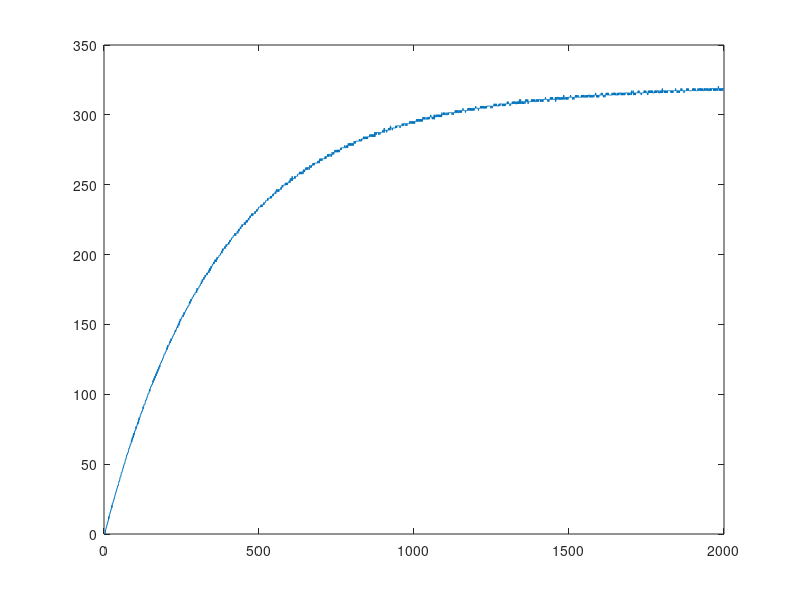

MATLAB code for this plot: (Note: this script raises an error after producing the figure.)
% vel1 = GE420_serialread('arrVel1',1000,'COM5');
% vel2 = GE420_serialread('arrVel2',1000,'COM5');
% vel = [vel1; vel2];
% vel = GE420_serialread('arrVel1',400,'COM5');

%load('fivteenms.mat');
%load('fivems.mat');
load('onems.mat');
plot(vel);
velmax = max(vel);
disp('0.63*max is ');
disp(0.63*velmax);
K = velmax/5;

B = 5*ones(1999,1);
A = [vel(1:(end-1)) B];
b = vel(2:end);
C = A\b;
disp('c1');
disp(vpa(C(1),7));
disp('c2');
disp(vpa(C(2),7));

taum = vpa(-0.001/log(C(1)))
K_calc = vpa(C(2)/ (1 - C(1)))

tf1 = tf(C(2), [1 -1*C(1)], 0.005);


